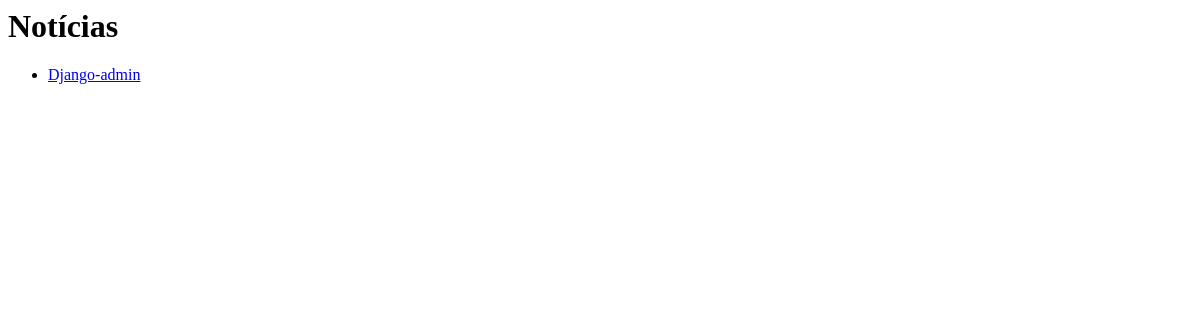
The app's page /, older data.
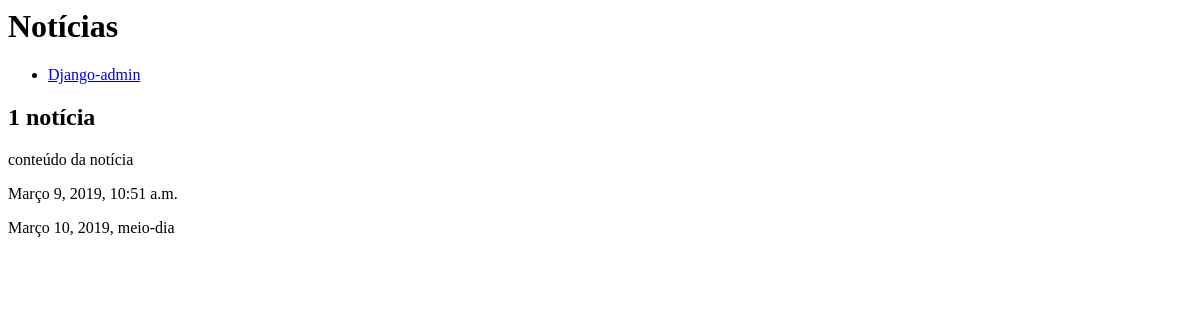
The same page, newer data.
### app_noticias/models.py (models this page shows, shortened)
class Noticia(models.Model):
    autor = models.ForeignKey(Pessoa, on_delete=models.CASCADE, null=True, blank=True)
    titulo = models.CharField('título', max_length=128)
    conteudo = models.TextField()
    data_criacao = models.DateTimeField('Data da Criação', blank=True, null=True)
    data_publicacao = models.DateTimeField('Data da publicação', blank=True, null=True)
    publicado = models.BooleanField('Publicado', blank=True, null=True)
    tags = models.ManyToManyField(Tag)
    class Meta:
        verbose_name = 'Notícia'
        verbose_name_plural = 'Notícias'

### app_noticias/views.py (the view)
# urls.py: path('',views.HomePageView.as_view(), name='home'),
class HomePageView(ListView):
    model = Noticia
    template_name = 'app_noticias/home.html'

### app_noticias/templates/app_noticias/home.html
<h1>Notícias</h1>
<ul>
    <li><a href="admin/">Django-admin</a></li>
</ul>
{% for noticia in object_list %}
<div>
<h2>{{ noticia.titulo }}</h2>
    {% if noticia.publicado == True %}
    <div>
        <p>{{ noticia.conteudo | linebreaksbr }}</p>
        <p>{{ noticia.data_criacao}}</p>
        <p>{{ noticia.data_publicacao}}</p>
    </div><br>{% endif %}
</div>
{% endfor %}

Row changes from the older to the newer data that the page shows:
added Noticia: titulo "1 notícia", conteudo "conteúdo da notícia", data_criacao "Março 9, 2019, 10:51 a.m.", data_publicacao "Março 10, 2019, meio-dia"
